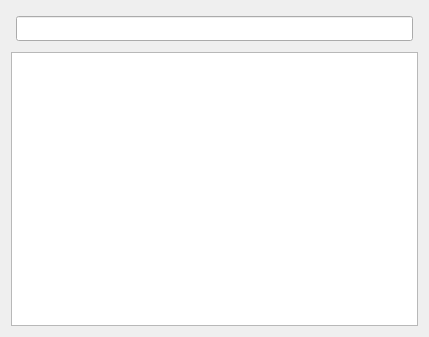
<?xml version="1.0" encoding="UTF-8"?>
<ui version="4.0">
    <class>AccountsInfo</class>
    <widget class="QWidget" name="AccountsInfo">
        <property name="geometry">
            <rect>
                <x>0</x>
                <y>0</y>
                <width>429</width>
                <height>337</height>
            </rect>
        </property>
        <property name="windowTitle">
            <string>AccountSetting</string>
        </property>
        <layout class="QGridLayout" name="gridLayout">
            <item row="0" column="0">
                <widget class="QWidget" name="widgetTool" native="true">
                    <layout class="QHBoxLayout" name="horizontalLayout">
                        <property name="leftMargin">
                            <number>5</number>
                        </property>
                        <property name="topMargin">
                            <number>5</number>
                        </property>
                        <property name="rightMargin">
                            <number>5</number>
                        </property>
                        <property name="bottomMargin">
                            <number>5</number>
                        </property>
                        <item>
                            <widget class="::SearchLineEdit" name="lineEditSearch">
                                <property name="minimumSize">
                                    <size>
                                        <width>0</width>
                                        <height>25</height>
                                    </size>
                                </property>
                            </widget>
                        </item>
                    </layout>
                </widget>
            </item>
            <item row="1" column="0">
                <widget class="AccountListWidget" name="listWidgetAccount">
                    <property name="editTriggers">
                        <set>QAbstractItemView::EditTrigger::NoEditTriggers</set>
                    </property>
                    <property name="selectionMode">
                        <enum>QAbstractItemView::SelectionMode::NoSelection</enum>
                    </property>
                    <property name="textElideMode">
                        <enum>Qt::TextElideMode::ElideMiddle</enum>
                    </property>
                    <property name="verticalScrollMode">
                        <enum>QAbstractItemView::ScrollMode::ScrollPerPixel</enum>
                    </property>
                    <property name="horizontalScrollMode">
                        <enum>QAbstractItemView::ScrollMode::ScrollPerPixel</enum>
                    </property>
                </widget>
            </item>
        </layout>
    </widget>
    <customwidgets>
        <customwidget>
            <class>::SearchLineEdit</class>
            <extends>QLineEdit</extends>
            <header>SUI/SearchLineEdit.h</header>
        </customwidget>
        <customwidget>
            <class>AccountListWidget</class>
            <extends>QListWidget</extends>
            <header>ClientUi/Setting/AccountListWidget.h</header>
        </customwidget>
    </customwidgets>
    <resources/>
    <connections/>
</ui>
